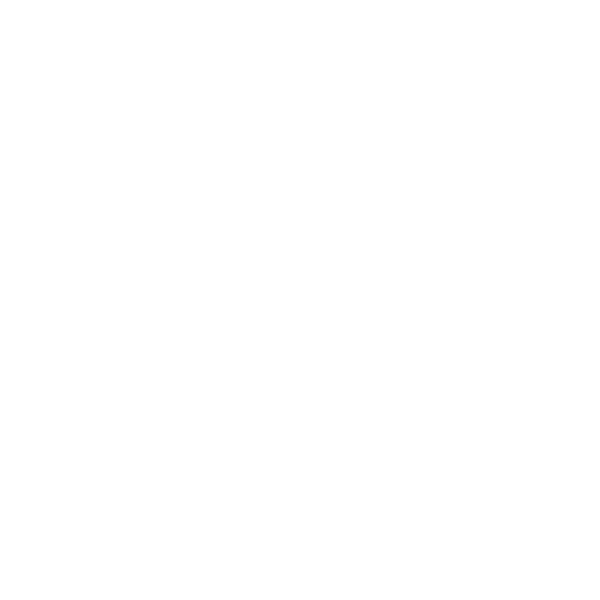
Frame 1 (no input)
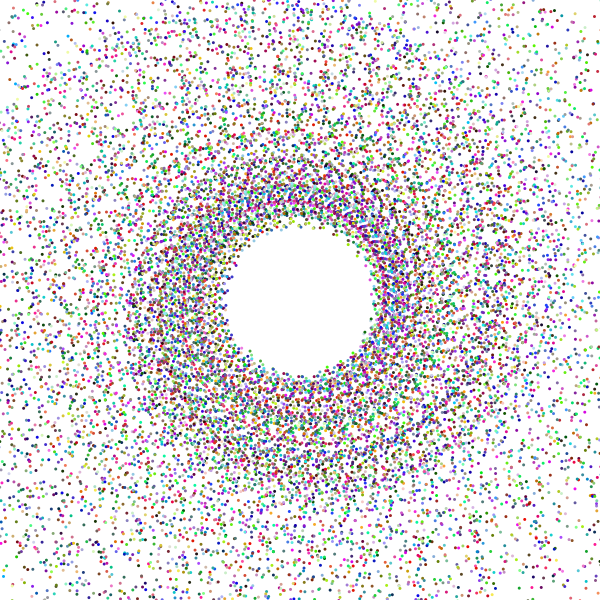
Frame 60 (the mouse pressed at the canvas centre just before this capture)
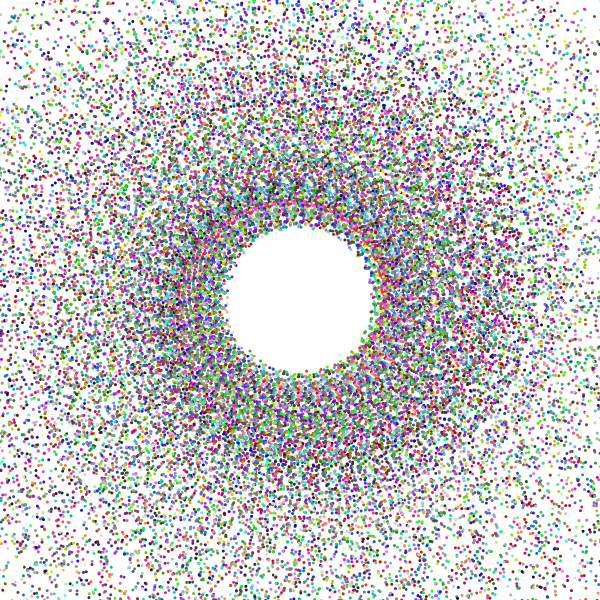
Frame 120 (the mouse held since frame 60 and released just before this capture)

The Processing sketch that drew these frames (run headless with seeded random() and noise(); from frame 60 on, the mouse is pressed at the canvas centre):

// Processing sketch: spirals
// ── spirals.pde
//import android.view.MotionEvent;

float time;
int MAX_SAND = 500;
Sand[] sand = new Sand[MAX_SAND];

void setup(){
  background(255);
  size(600, 600);
  noStroke();
  
  reset(0, 0);
}

void draw(){
  //background(211); //activate boring mode
  time+=0.2;
  
  //goes outward
  //fill(255, 0, 0);
  //ellipse(width/2 + 50 * sin(time) * time/10, height/2 + 50 * cos(time) * time/10, 10, 10);

  //goes inward
 // fill(0, 255, 255);
  
  //ellipse(width/2 + width/2 * cos(time), height/2 + height/2 * sin(time), 10, 10);  
  //translate(width/2, height/2);

  //ellipse(width /(time *0.5) * cos(time), height/(time*0.5) * sin(time), 10, 10); //0, 0
  //ellipse(width/2 + (width /time) * cos(time), height/2 + (height/time) * sin(time), 10, 10); //center, without translate
  //ellipse(width + (width /time) * cos(time),100 + (height/time) * sin(time), 10, 10); //center, without translate
  
  for(int i = 0; i < sand.length; i++){
    sand[i].update();
    sand[i].display();
  }
}

void mouseClicked(){
 reset(mouseX - width/2, mouseY - height/2);
}

void mousePressed(){
  //MotionEvent me = (MotionEvent) mouseEvent.getNative();
  reset(mouseX - width/2, mouseY - height/2);
}

void reset(int x, int y){
  println("x = " + x + ", y = " + y);
  time = 0;
  //fill(255);
  //rect(0, 0, width, height);
  
  for(int i = 0; i < sand.length; i++){
    sand[i] = new Sand(i, x, y);
  }
}

color getRandomColor(){
  return color(int(random(255)), int(random(255)),int(random(255)));
}

// ── sand.pde
class Sand{

    float rot, decay;
    color fil; 
    float x, y;
    int tX, tY;
    
    Sand(float _rot){
      rot = _rot;
      decay = random(0.1, 0.7);
      fil = getRandomColor();
      tX = 0; //default target 0, 0
      tY = 0;
    }
    
    Sand(float _rot, int _tX, int _tY){
      this(_rot); //attempt to call default constructor
      tX = _tX;
      tY = _tY;
    }

    void update(){
      x = width/(time * decay) * cos(time);
      y = height/(time * decay) * sin(time);
    }
    
    void display(){
      pushMatrix();
      translate(width/2 + tX, height/2 + tY);
      rotate(rot);
      fill(fil);
      ellipse(x, y, 3, 3);
      popMatrix();
    }
}
